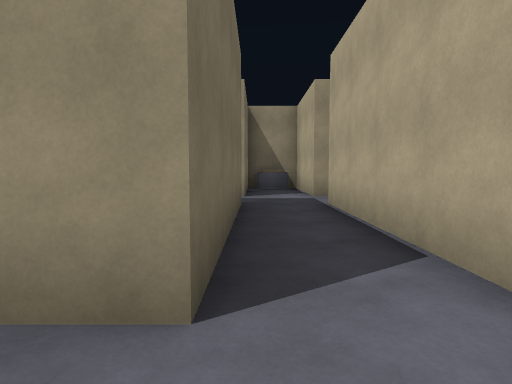
[1] (above)

18 first-person views from a walk through a Unity game level. The camera is 1.2 m above the floor, tilts 4° down and sees 75° across. The floor is counted in squares, 2 m on a side. Each view is taken from the middle of a square. On the plan, view 1 faces up. The plan holds only what a view shows up to about 10 squares ahead; the rest is blank. The player is left out.

[2]
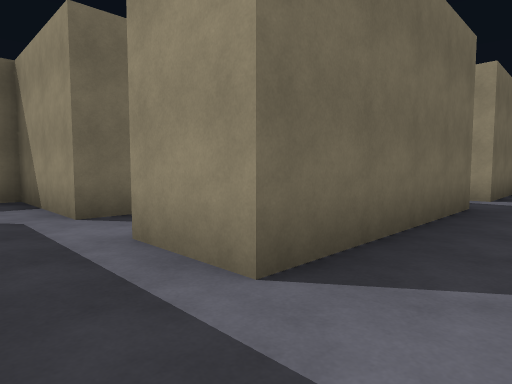

[3]
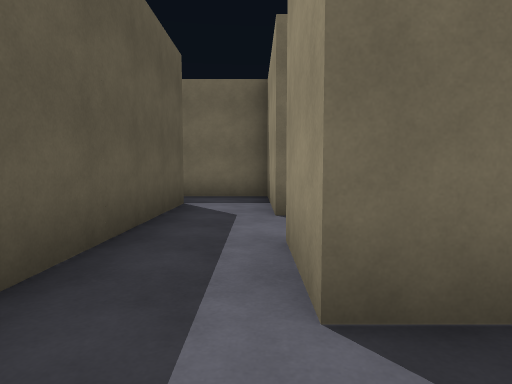

[4]
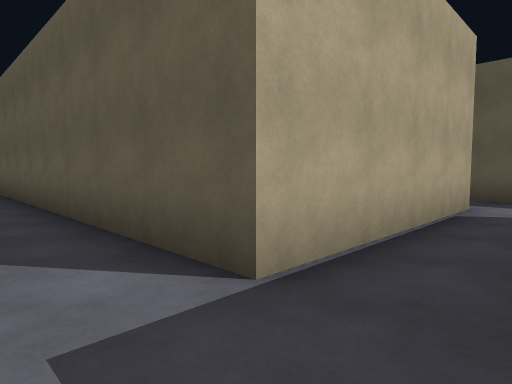

[5]
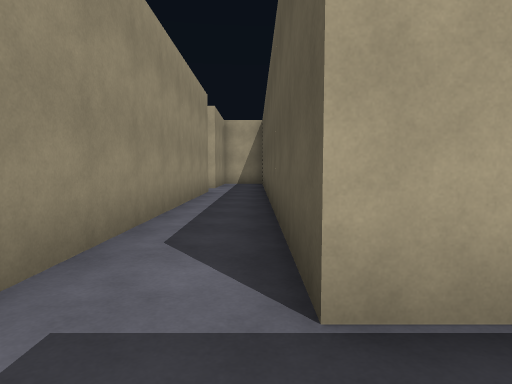

[6]
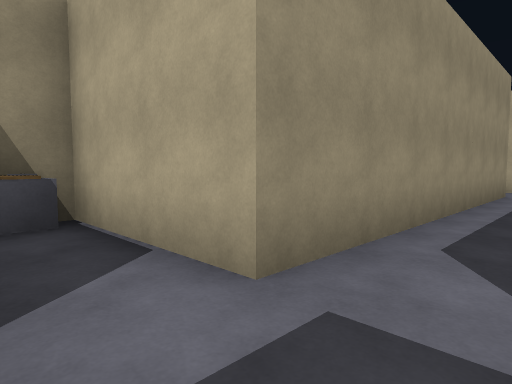

[7]
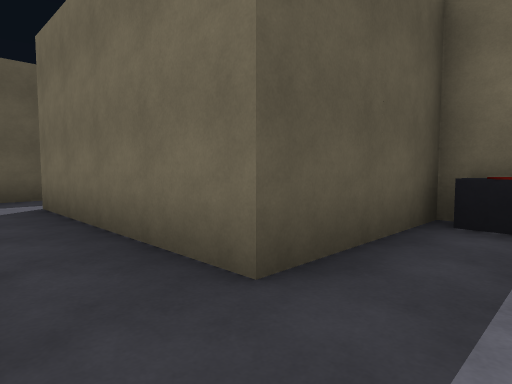

[8]
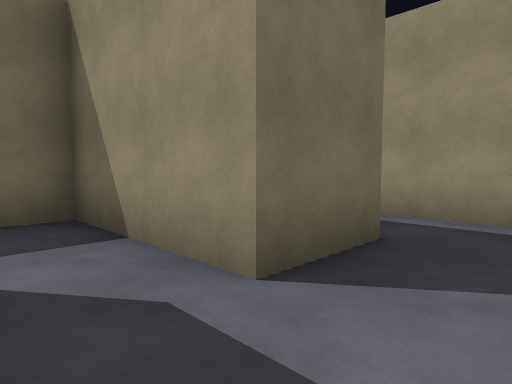

[9]
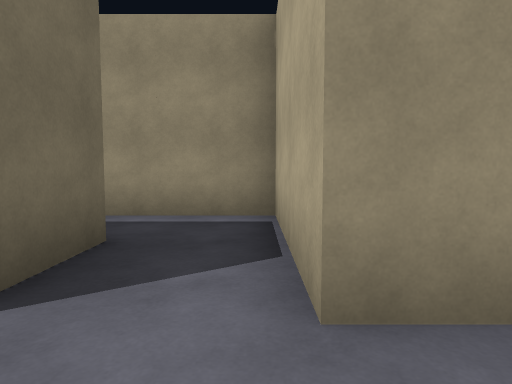

[10]
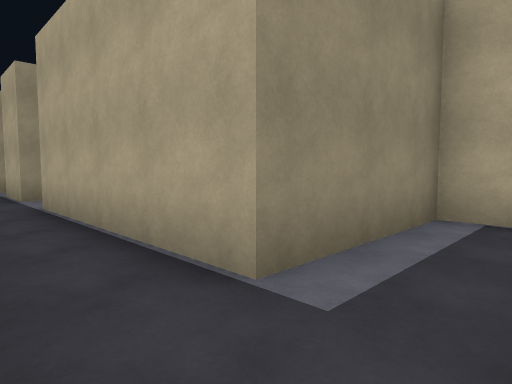

[11]
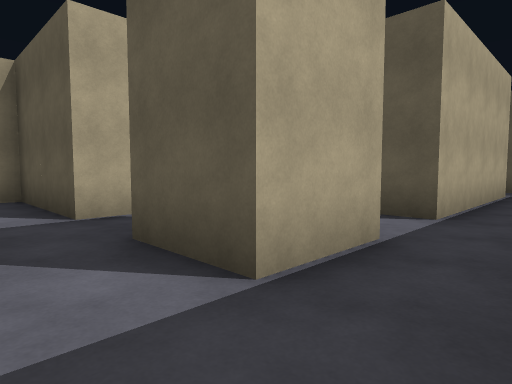

[12]
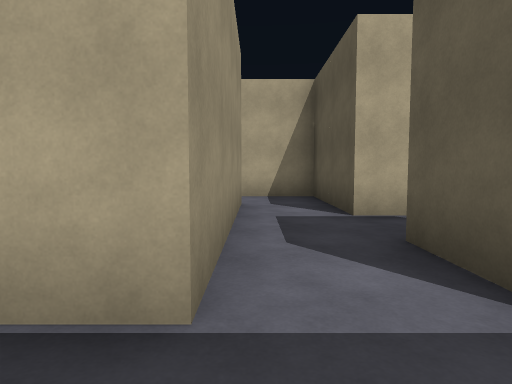

[13]
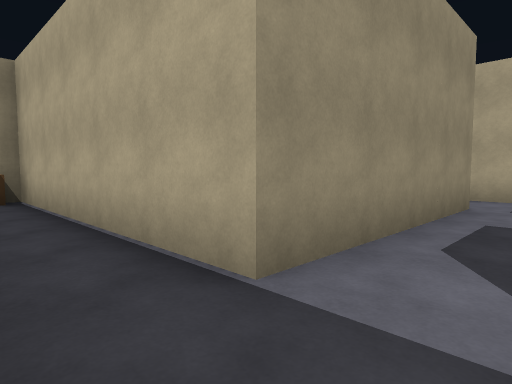

[14]
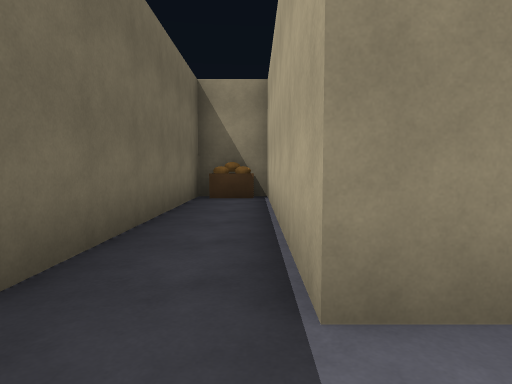

[15]
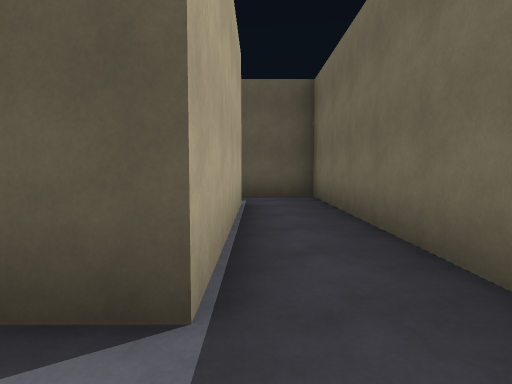

[16]
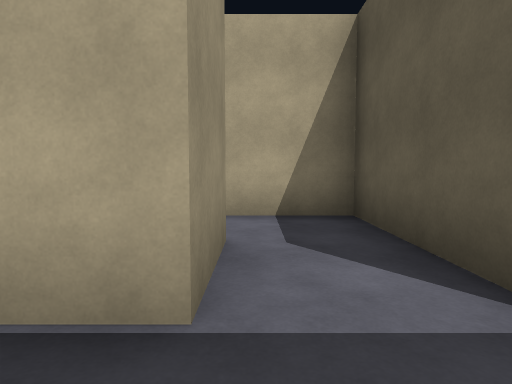

[17]
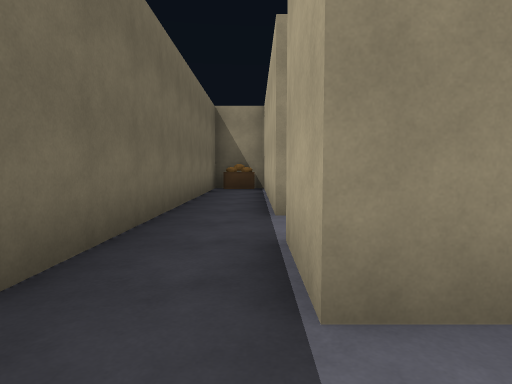

[18]
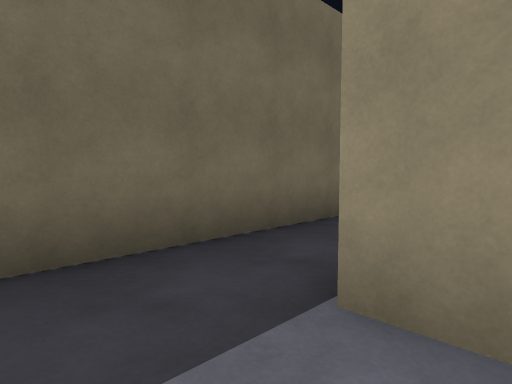

### Floor plan
Points are (right, up) in squares from view 1. A wall is a line through its corners. A room is listed if a view was taken in it or the views show most of it. See-through windows are left out.
Room 1 (views 1, 2, 3, 4, 5, 6, 7)
walls: (-0.2, 9.1) (-0.2, 7.2) (-0.6, 7.2); (1.3, 1.2) (1.3, 5.7) (9.5, 5.7); (8.8, 7.2) (1.3, 7.2) (1.3, 10.3) (0.5, 10.3); (-3.2, 6.5) (-3.2, 5.7) (-0.2, 5.7) (-0.2, 1.3) (-1.7, 1.3); (-1.6, -0.2) (1.6, -0.2)
ways out: opening at (-1, 0.5) to room 2
objects: other object (-3, 7); other object (0, 10)
Room 2 (views 8, 9)
walls: (-3.2, 1.3) (-4.5, 1.3); (-4.8, -0.2) (-1.6, -0.2)
ways out: opening at (-1, 0.5) to room 1; opening at (-2.5, 2) to room 4; opening at (-4, 0.5)
Room 3 (views 10, 11, 12, 13, 14, 15, 16, 17, 18)
walls: (-3.2, 10.3) (-4.7, 10.3) (-4.7, 11.7) (-3.2, 11.7); (-1.4, 13.2) (-4.7, 13.2) (-4.7, 19.2) (-5.5, 19.2); (-4.7, 4.2) (-4.7, 8.7) (-1.7, 8.7) (-1.7, 11.7); (-6.2, 18.2) (-6.2, 2.7) (-4.5, 2.7)
ways out: opening at (-4, 3.5) to room 4; opening at (-1, 12.5) to room 5
objects: other object (-6, 19)
Room 4 (no view inside)
walls: (-3.2, 2.9) (-3.2, 1.3); (-1.7, 1.3) (-1.7, 4.2) (-4.7, 4.2)
ways out: opening at (-2.5, 2) to room 2; opening at (-4, 3.5) to room 3
Room 5 (no view inside)
walls: (-0.2, 13.2) (-1.4, 13.2); (-1.7, 11.7) (1.3, 11.7) (1.3, 13.6)
ways out: opening at (-1, 12.5) to room 3

Positions as (right, up) in squares from view 1, and headings:
1: (0, 0), facing up
2: (1, 0), facing up-left
3: (1, 1), facing left
4: (0, 7), facing down-right
5: (0, 6), facing right
6: (0, 6), facing up-right
7: (1, 7), facing down-left
8: (-2, 0), facing up-left
9: (-2, 0), facing up
10: (-6, 3), facing up-right
11: (-6, 13), facing down-right
12: (-6, 13), facing right
13: (-6, 12), facing up-right
14: (-5, 12), facing up
15: (-5, 10), facing down
16: (-6, 10), facing right
17: (-5, 9), facing up
18: (-4, 9), facing up-left
